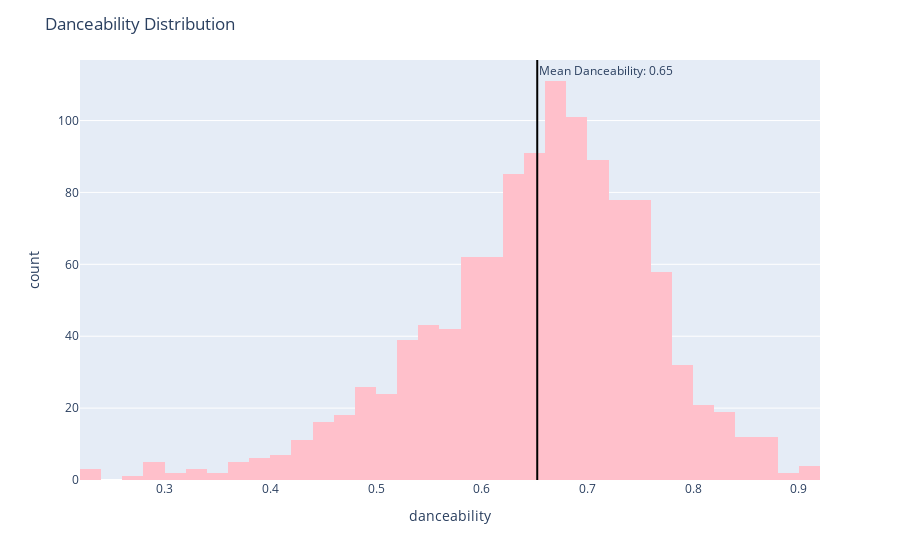

Notebook cell for this chart:
### Code cell
fig = px.histogram(df, x="danceability", marginal=None, hover_data=df.columns, color_discrete_sequence=['pink'])
fig.update_layout(title='Danceability Distribution')
mean_danceability = df['danceability'].mean()
fig.add_vline(x=mean_danceability, line_color='black', annotation_text = f"Mean Danceability: {mean_danceability:.2f}", annotation_position = 'top right')

### Figure 1 — Plotly figure (JSON) as saved in the notebook; plotly's stock layout.template omitted (floating-point values rounded to 4 significant figures; data arrays with more than 128 entries replaced by an {"elided": "..."} marker saying what was removed)
{"data": [{"alignmentgroup": "True", "bingroup": "x", "hovertemplate": "danceability=%{x}<br>count=%{y}<extra></extra>", "legendgroup": "", "marker": {"color": "pink", "pattern": {"shape": ""}}, "name": "", "offsetgroup": "", "orientation": "v", "showlegend": false, "type": "histogram", "x": {"elided": "1170 float values"}, "xaxis": "x", "yaxis": "y"}], "layout": {"annotations": [{"showarrow": false, "text": "Mean Danceability: 0.65", "x": 0.6525, "xanchor": "left", "xref": "x", "y": 1, "yanchor": "top", "yref": "y domain"}], "barmode": "relative", "legend": {"tracegroupgap": 0}, "margin": {"t": 60}, "shapes": [{"line": {"color": "black"}, "type": "line", "x0": 0.6525, "x1": 0.6525, "xref": "x", "y0": 0, "y1": 1, "yref": "y domain"}], "title": {"text": "Danceability Distribution"}, "xaxis": {"anchor": "y", "domain": [0, 1], "title": {"text": "danceability"}}, "yaxis": {"anchor": "x", "domain": [0, 1], "title": {"text": "count"}}}}
